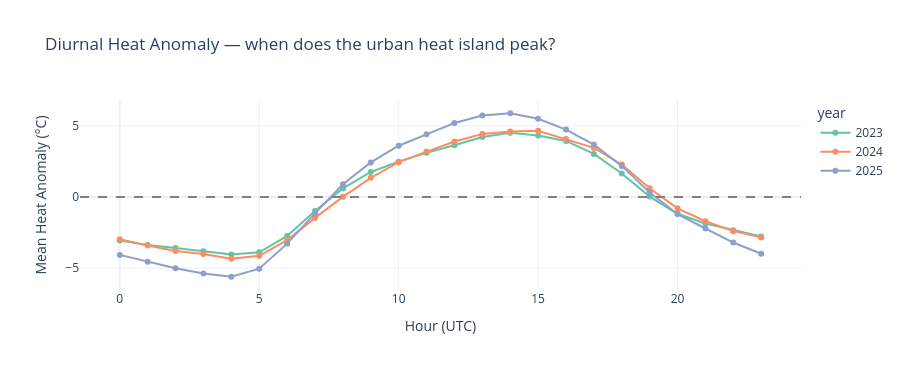

The code cell stored with this chart in its notebook:
### Code cell
# ── Visual 4: Correlation heatmap ────────────────────────────────────────────
corr_cols = ['temp_anomaly','HUMIDITY','SOLARRADIATION','wind_ms','ALTITUDE','dewpt_c']
fig, ax = plt.subplots(figsize=(7,5))
sns.heatmap(df[corr_cols].corr(), annot=True, fmt='.2f', cmap='RdBu_r',
            vmin=-1, vmax=1, ax=ax, square=True, linewidths=0.5)
ax.set_title('Feature Correlation with Heat Anomaly Target', fontsize=12)
plt.tight_layout(); plt.show()

# ── Visual 6: Diurnal anomaly pattern ────────────────────────────────────────
diurnal = df.groupby(['year','hour'])['temp_anomaly'].mean().reset_index()
fig_d = px.line(diurnal, x='hour', y='temp_anomaly', color='year',
                color_discrete_sequence=px.colors.qualitative.Set2, markers=True,
                labels={'hour':'Hour (UTC)','temp_anomaly':'Mean Heat Anomaly (°C)'},
                title='Diurnal Heat Anomaly — when does the urban heat island peak?',
                template='plotly_white', height=370)
fig_d.add_hline(y=0, line_dash='dash', line_color='grey')
fig_d.show()

### Figure 1 — Plotly figure (JSON) as saved in the notebook; plotly's stock layout.template omitted (floating-point values rounded to 4 significant figures)
{"data": [{"hovertemplate": "year=2023<br>Hour (UTC)=%{x}<br>Mean Heat Anomaly (°C)=%{y}<extra></extra>", "legendgroup": "2023", "line": {"color": "rgb(102,194,165)", "dash": "solid"}, "marker": {"symbol": "circle"}, "mode": "lines+markers", "name": "2023", "orientation": "v", "showlegend": true, "type": "scatter", "x": [0, 1, 2, 3, 4, 5, 6, 7, 8, 9, 10, 11, 12, 13, 14, 15, 16, 17, 18, 19, 20, 21, 22, 23], "xaxis": "x", "y": [-3.067, -3.379, -3.586, -3.83, -4.044, -3.892, -2.747, -0.9954, 0.601, 1.754, 2.481, 3.112, 3.632, 4.222, 4.523, 4.317, 3.942, 3.025, 1.649, 0.02229, -1.183, -1.867, -2.343, -2.786], "yaxis": "y"}, {"hovertemplate": "year=2024<br>Hour (UTC)=%{x}<br>Mean Heat Anomaly (°C)=%{y}<extra></extra>", "legendgroup": "2024", "line": {"color": "rgb(252,141,98)", "dash": "solid"}, "marker": {"symbol": "circle"}, "mode": "lines+markers", "name": "2024", "orientation": "v", "showlegend": true, "type": "scatter", "x": [0, 1, 2, 3, 4, 5, 6, 7, 8, 9, 10, 11, 12, 13, 14, 15, 16, 17, 18, 19, 20, 21, 22, 23], "xaxis": "x", "y": [-2.973, -3.425, -3.807, -4.011, -4.351, -4.145, -3.041, -1.475, 0.006805, 1.344, 2.446, 3.202, 3.903, 4.426, 4.603, 4.657, 4.077, 3.451, 2.275, 0.6098, -0.8047, -1.713, -2.409, -2.846], "yaxis": "y"}, {"hovertemplate": "year=2025<br>Hour (UTC)=%{x}<br>Mean Heat Anomaly (°C)=%{y}<extra></extra>", "legendgroup": "2025", "line": {"color": "rgb(141,160,203)", "dash": "solid"}, "marker": {"symbol": "circle"}, "mode": "lines+markers", "name": "2025", "orientation": "v", "showlegend": true, "type": "scatter", "x": [0, 1, 2, 3, 4, 5, 6, 7, 8, 9, 10, 11, 12, 13, 14, 15, 16, 17, 18, 19, 20, 21, 22, 23], "xaxis": "x", "y": [-4.079, -4.566, -5.021, -5.383, -5.617, -5.049, -3.288, -1.159, 0.889, 2.426, 3.604, 4.403, 5.206, 5.735, 5.889, 5.496, 4.738, 3.683, 2.184, 0.3068, -1.206, -2.222, -3.21, -3.995], "yaxis": "y"}], "layout": {"height": 370, "legend": {"title": {"text": "year"}, "tracegroupgap": 0}, "shapes": [{"line": {"color": "grey", "dash": "dash"}, "type": "line", "x0": 0, "x1": 1, "xref": "x domain", "y0": 0, "y1": 0, "yref": "y"}], "title": {"text": "Diurnal Heat Anomaly — when does the urban heat island peak?"}, "xaxis": {"anchor": "y", "domain": [0, 1], "title": {"text": "Hour (UTC)"}}, "yaxis": {"anchor": "x", "domain": [0, 1], "title": {"text": "Mean Heat Anomaly (°C)"}}}}
